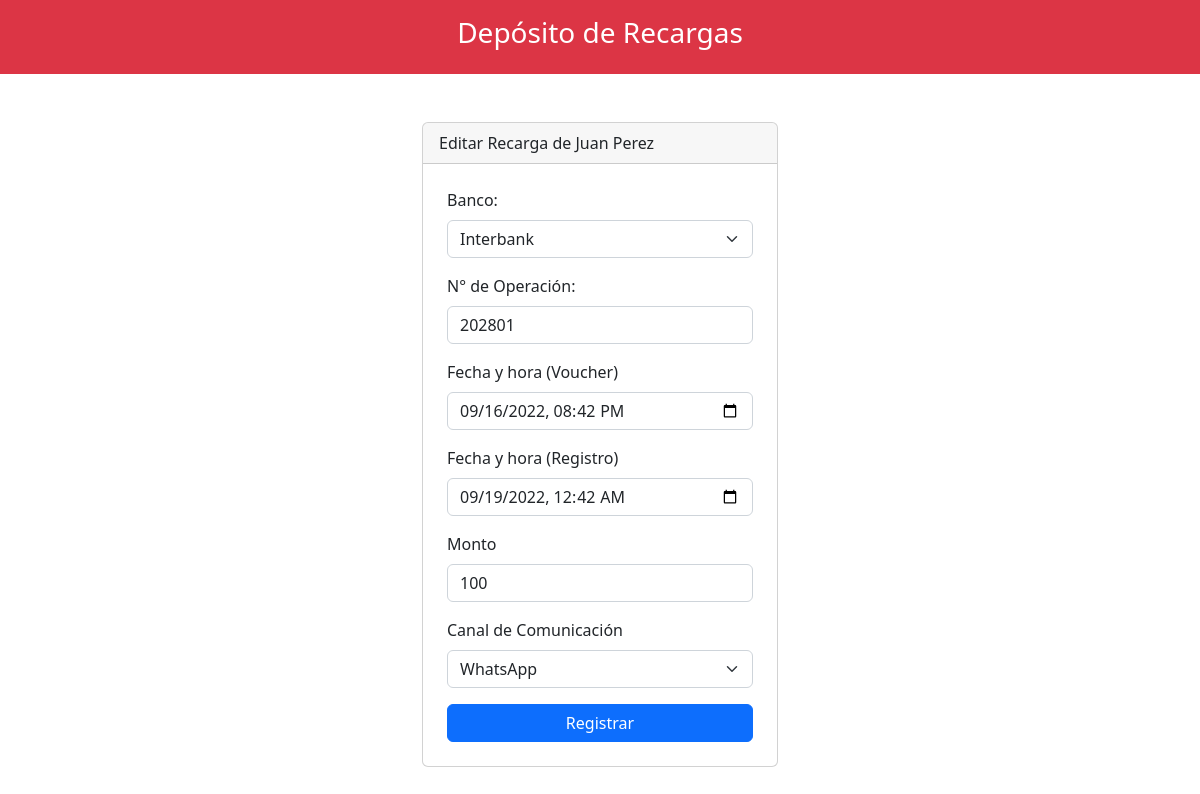
The page /editar.php?id_recarga=3 on the database its author committed.
### tables this page shows
CREATE TABLE `usuario` (
  `id_user` int(11) NOT NULL,
  `nombre_user` varchar(100) NOT NULL,
  `apellido_user` varchar(100) NOT NULL,
  `tipo_user` varchar(20) NOT NULL,
  `saldo_user` float NOT NULL,
  PRIMARY KEY (`id_user`)
);

CREATE TABLE `recarga` (
  `id_recarga` int(11) NOT NULL AUTO_INCREMENT,
  `id_user` int(11) NOT NULL,
  `banco_recarga` varchar(20) NOT NULL,
  `n_operacion` varchar(20) NOT NULL,
  `fecha_voucher` datetime NOT NULL,
  `fecha_monto` datetime NOT NULL,
  `monto` float NOT NULL,
  `recarga_canal` varchar(10) NOT NULL,
  PRIMARY KEY (`id_recarga`),
  KEY `id_user` (`id_user`),
  CONSTRAINT `recarga_ibfk_1` FOREIGN KEY (`id_user`) REFERENCES `usuario` (`id_user`)
);

CREATE TABLE `bancos` (
  `id_banco` int(11) NOT NULL AUTO_INCREMENT,
  `nombre_banco` varchar(30) NOT NULL,
  PRIMARY KEY (`id_banco`)
);

### editar.php (the view, shortened to what this page needs)
<!doctype html>
<html lang="es">
<head>
    <link rel="stylesheet" href="https://cdn.jsdelivr.net/npm/bootstrap@5.2.0/dist/css/bootstrap.min.css"
>
    <link rel="stylesheet" href="https://cdn.jsdelivr.net/npm/bootstrap-icons@1.9.1/font/bootstrap-icons.css">
</head>
<body>
    <?php include 'template/header.php' ?>
    <?php
        include_once 'model/conexion.php';
        $id_recarga = $_GET['id_recarga'];
        $s_recarga = $bd->prepare("SELECT * FROM recarga WHERE id_recarga = ?;");
        $s_recarga->execute([$id_recarga]);
        $recarga_usuario = $s_recarga->fetch(PDO::FETCH_OBJ);
        $s_usuario = $bd->prepare("SELECT nombre_user,apellido_user FROM usuario WHERE id_user = 203450;");
        $s_usuario->execute();
        $nombre_usuario = $s_usuario->fetch(PDO::FETCH_OBJ);
        $bbanco = $bd->prepare("SELECT * FROM bancos");
        $bbanco->execute();
        $lista_banco = $bbanco->fetchAll(PDO::FETCH_OBJ);
    ?>
    <div class="container mt-5">
        <div class="row justify-content-center">
            <div class="col-md-4">
                <div class="card">
                    <div class="card-header">
                        Editar Recarga de <?php echo $nombre_usuario->nombre_user; ?> <?php echo $nombre_usuario->apellido_user; ?>
                    </div>
                    <form action="editar_proceso.php" class="p-4" method="POST">
                        <div class="mb-3">
                            <label class="form-label">Banco: </label>
                            <select name="form_banco" class="form-select" aria-label="Default select example" required>
                                <?php
                                    foreach ($lista_banco as $datobanco) {
                                ?>
                                <option value="<?php echo $datobanco->nombre_banco; ?>" <?php if ($datobanco->nombre_banco == $recarga_usuario->banco_recarga) {echo "selected";} ?> ><?php echo $datobanco->nombre_banco; ?></option>
                                <?php
                                    }
                                ?>
                            </select>
                        </div>
                        <div class="mb-3">
                            <label class="form-label">N° de Operación: </label>
                            <input type="number" class="form-control" name="form_operacion" required value="<?php echo $recarga_usuario->n_operacion; ?>">
                        </div>
                        <div class="mb-3">
                            <label class="form-label">Fecha y hora (Voucher)</label>
                            <input type="datetime-local" class="form-control" name="form_fvoucher" value="<?php echo $recarga_usuario->fecha_voucher; ?>">
                        </div>
                        <div class="mb-3">
                            <label class="form-label">Fecha y hora (Registro)</label>
                            <input type="datetime-local" class="form-control" name="form_fregistro" value="<?php echo $recarga_usuario->fecha_monto; ?>">
                        </div>
                        <div class="mb-3">
                            <label class="form-label">Monto</label>
                            <input type="number" class="form-control" name="form_fmonto" required value="<?php echo $recarga_usuario->monto; ?>">
                        </div>
                        <div class="mb-3">
                            <label class="form-label">Canal de Comunicación</label>
                            <select name="form_fcanal" class="form-select" aria-label="Default select example" required>
                                <option value="WhatsApp" <?php if ($recarga_usuario->recarga_canal == 'WhatsApp') {echo "selected";} ?>>WhatsApp</option>
                            </select>
                        </div>
                        <div class="d-grid">
                            <input type="submit" class="btn btn-primary" value="Registrar" required onclick="return confirm('¿Estás seguro de querer actualizar estos campos?');">
                        </div>
                    </form>
                </div>
            </div>
        </div>
    </div>
</body>
</html>

### rows shown on the page
usuario: nombre_user "Juan", apellido_user "Perez"
recarga: form_banco "Interbank", form_operacion "202801", form_fvoucher "09/16/2022 20:42", form_fregistro "09/19/2022 00:42", form_fmonto "100", form_fcanal "WhatsApp"
